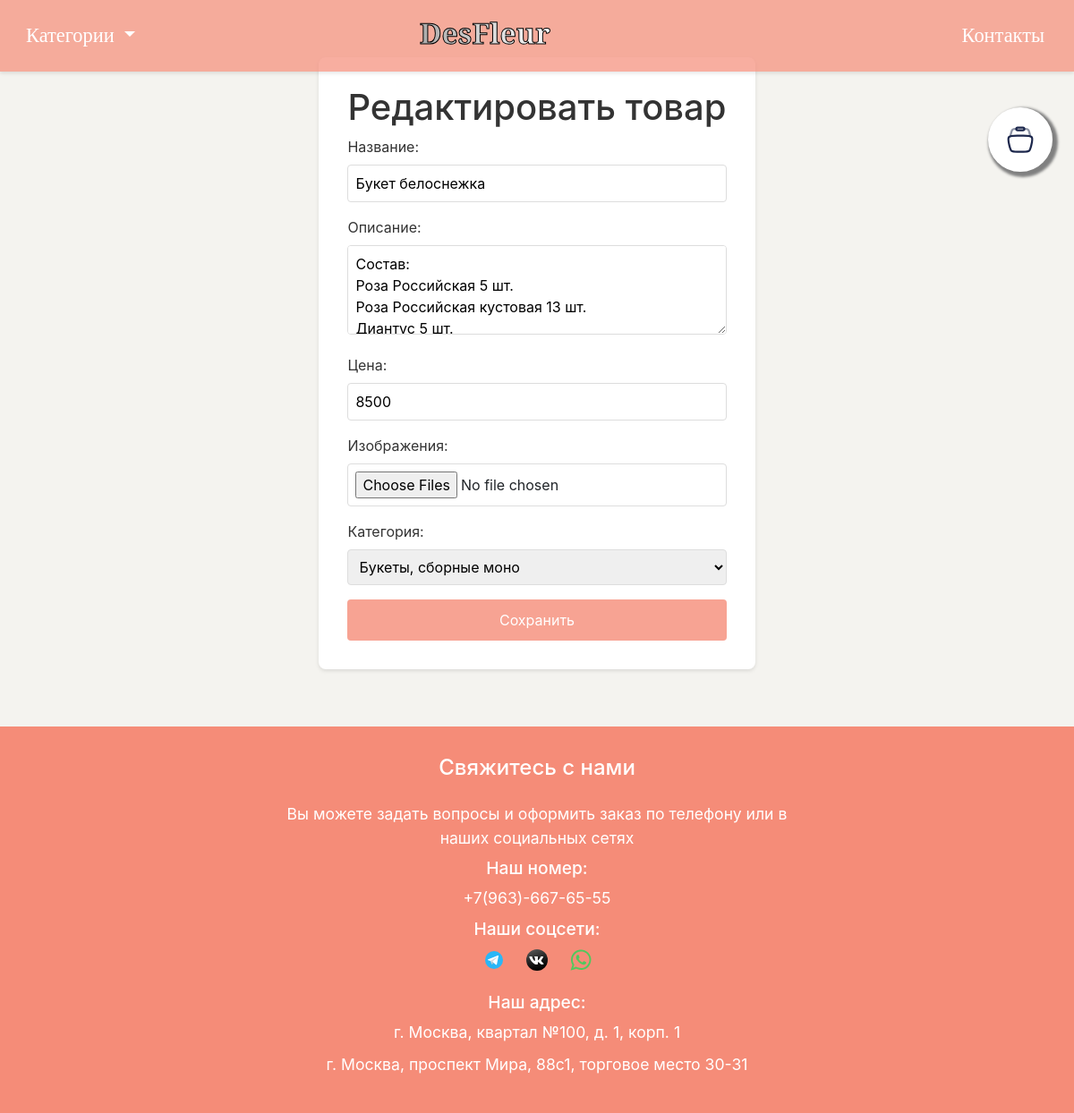
The app's page /edit_flower/2 (signed in), older data.
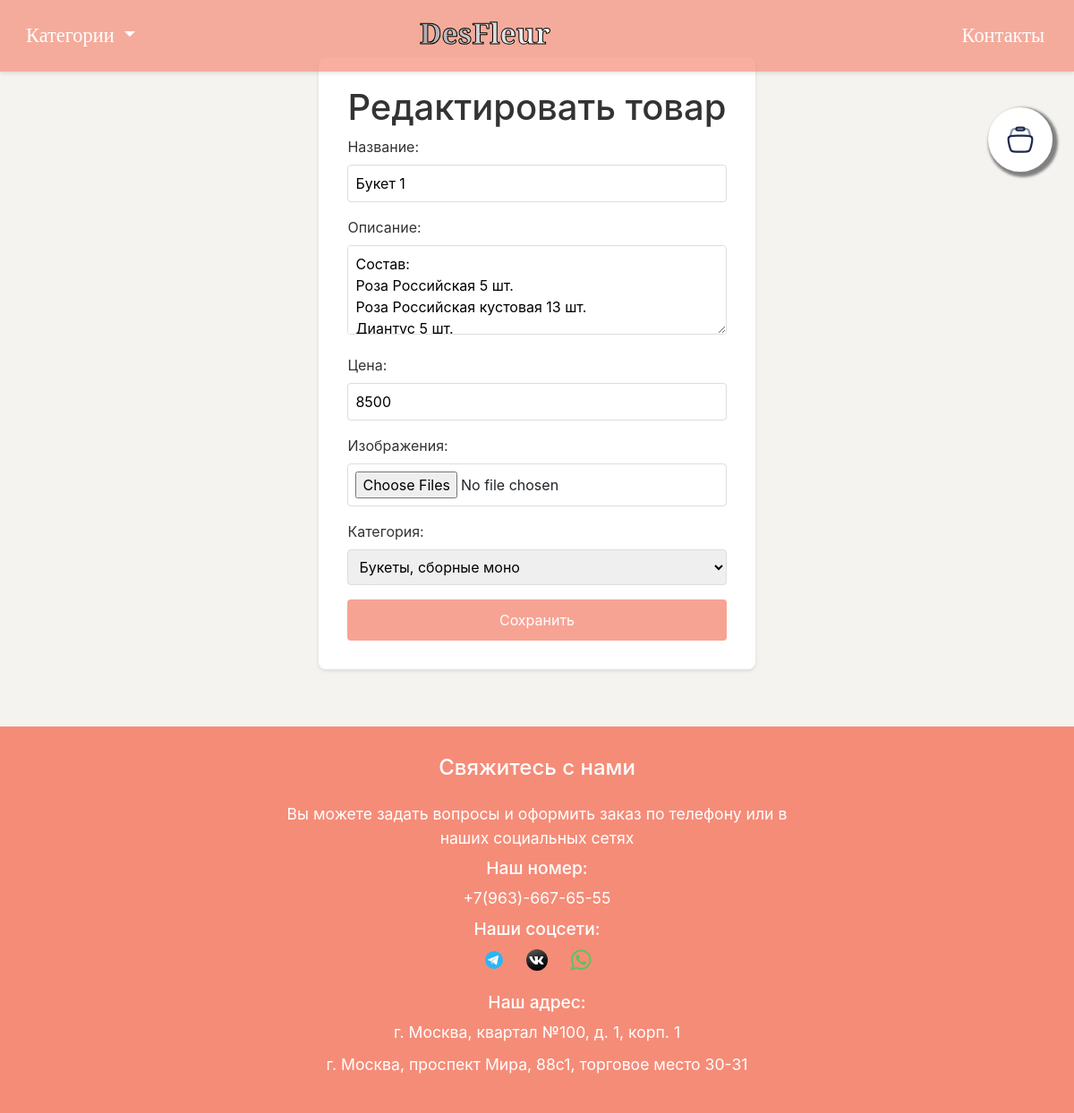
The same page, newer data.
### tables this page shows
CREATE TABLE flowers (id INTEGER PRIMARY KEY AUTOINCREMENT, name TEXT NOT NULL, description TEXT, price INTEGER NOT NULL, image_paths TEXT, category TEXT NOT NULL);

### app.py (the view, shortened to what this page needs)
@app.route('/edit_flower/<int:flower_id>', methods=['GET', 'POST'])
def edit_flower(flower_id):
    if not session.get('admin'):
        return redirect(url_for('admin'))
    flower = models.get_flower(flower_id)
    return render_template('edit_flower.html', flower=flower, categories=CATEGORIES)

### models.py (called while the page is built)
def get_flower(flower_id):
    conn = sqlite3.connect('flowers.db')
    c = conn.cursor()
    c.execute('SELECT * FROM flowers WHERE id = ?', (flower_id,))
    flower = c.fetchone()
    conn.close()
    return flower

### templates/edit_flower.html
{% extends 'base.html' %}
{% block content %}
<div class="add-flower-container">
    <h1>Редактировать товар</h1>
    <form method="POST" enctype="multipart/form-data">
        <div class="form-group">
            <label for="name">Название:</label>
            <input type="text" id="name" name="name" value="{{ flower[1] }}" required class="form-input">
        </div>
        <div class="form-group">
            <label for="description">Описание:</label>
            <textarea id="description" name="description" class="form-textarea">{{ flower[2] }}</textarea>
        </div>
        <div class="form-group">
            <label for="price">Цена:</label>
            <input type="number" id="price" name="price" value="{{ flower[3] }}" step="0.01" required class="form-input">
        </div>
        <div class="form-group">
            <label for="image">Изображения:</label>
            <input type="file" id="image" name="image" class="form-input" multiple>
        </div>
        <div class="form-group">
            <label for="category">Категория:</label>
            <select id="category" name="category" required class="form-input">
                {% for category in categories %}
                <option value="{{ category }}" {% if category == flower[5] %}selected{% endif %}>{{ category }}</option>
                {% endfor %}
            </select>
        </div>
        <button type="submit" class="form-button">Сохранить</button>
    </form>
</div>
{% endblock %}

Row changes from the older to the newer data that the page shows:
changed flowers "Букеты, сборные моно": name "Букет белоснежка" → "Букет 1"
